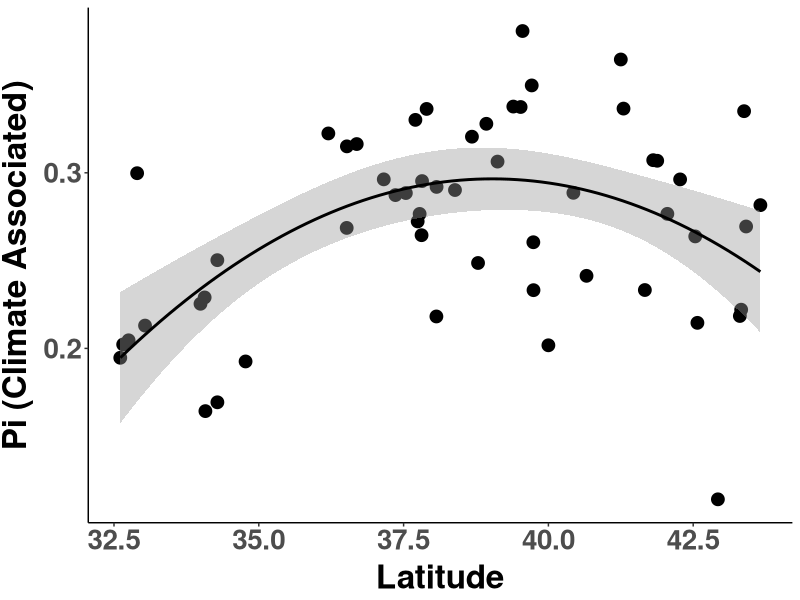
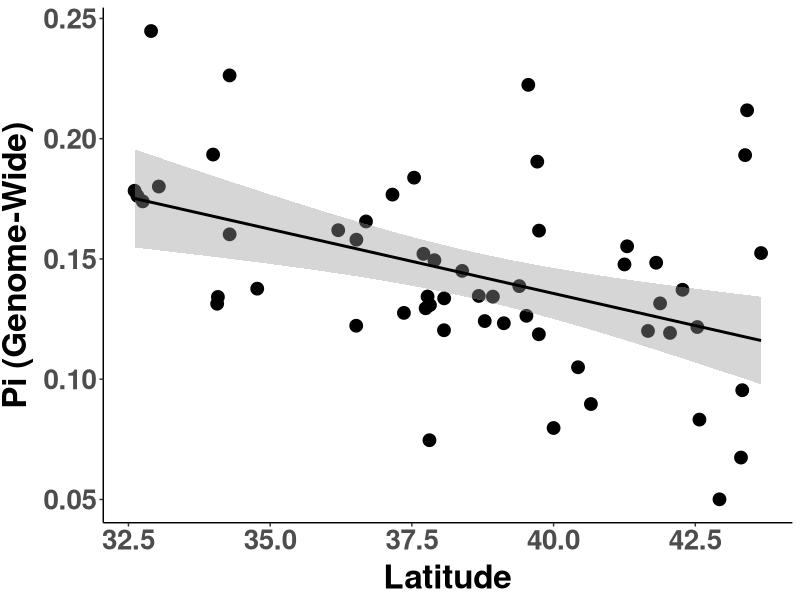
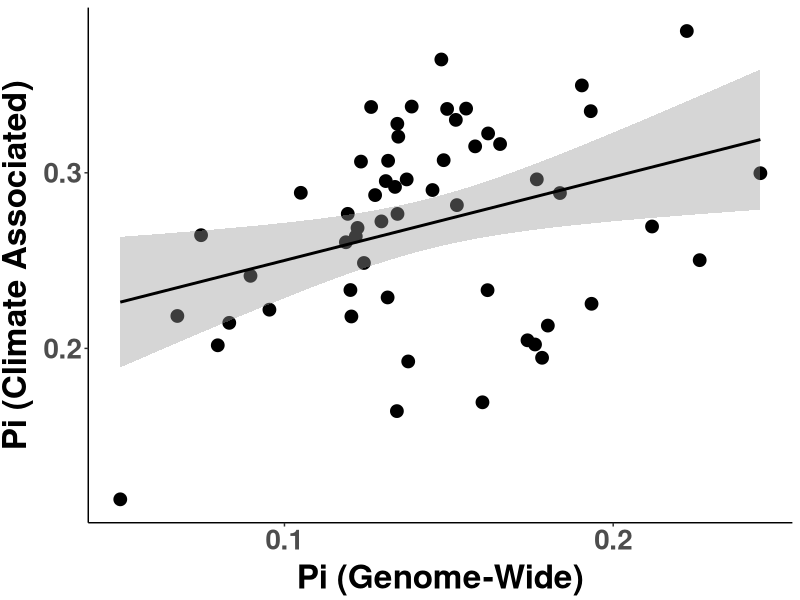
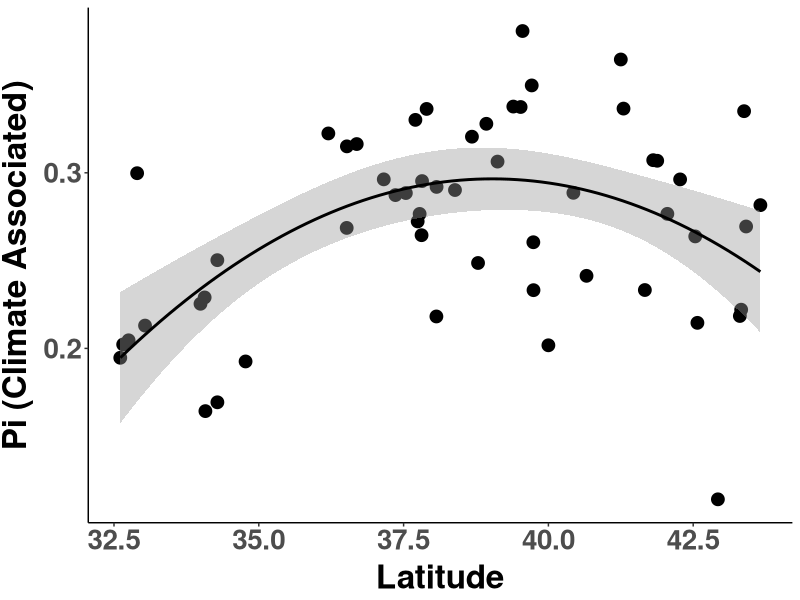
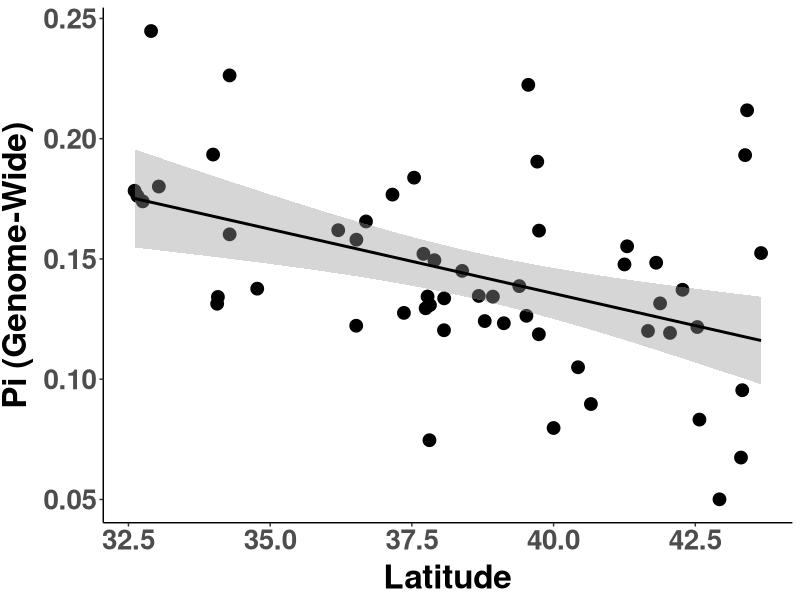
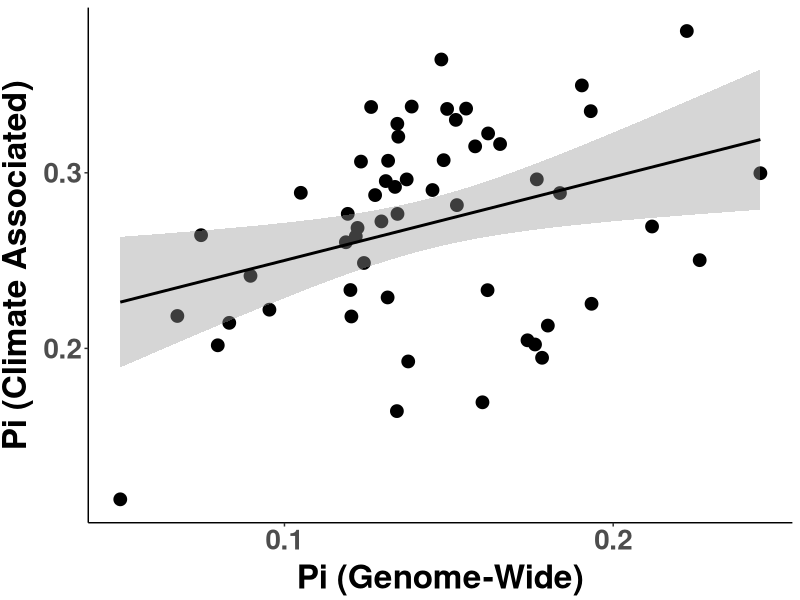

Write the R code that produced these figures, in order.
##################################################################################
## Pi Latitude Plots
## Author Daniel Anstett
## 
## 
## Last Modified Jan 20, 2023
###################################################################################
#Library install and import
library(tidyverse) 
library(car)
library(ggrepel)
library(RColorBrewer)

###################################################################################
#Import data & Prepare data frame
#Baseline & Timeseries
all_pop <- read_csv("data/genomic_data/Baseline_Timeseries_pops_final2.csv")%>% filter(Paper_ID<56)

#Pi
pi_df <- read_csv("data/genomic_data/baseline_pi.csv")
pi_all_pop <-left_join(all_pop,pi_df,by=c("Paper_ID"="Site"))
###################################################################################

#stats
lm1 <- lm(pi_snp_set~Lat,data=pi_all_pop)
summary(lm1)
Anova(lm1,type="III")

lm2 <- lm(pi_snp_set~poly(Lat,2),data=pi_all_pop)
summary(lm2)
Anova(lm2,type="III")

lm3 <- lm(pi_all_snps~Lat,data=pi_all_pop)
summary(lm3)
Anova(lm3,type="III")

lm4 <- lm(pi_snp_set~pi_all_snps,data=pi_all_pop)
summary(lm4)
Anova(lm4,type="III")






###########################################################################################################
#Make Latitude-pi graphs

# N-S color gradient
lat_cols=colorRampPalette(brewer.pal(10,"Spectral"))
n.sites <- length(unique(pi_all_pop$Site_Name))
color.list <- lat_cols(n.sites)


#Pi  
ggplot(pi_all_pop, aes(x=Lat, y=pi_snp_set)) + 
  #geom_point(aes(fill=as.factor(round(Lat, 1))),shape=21,size =6)+
  geom_point(aes(x=Lat,y=pi_snp_set),shape=19,size =4)+
  stat_smooth(method =lm,color="black",formula = y ~ x+I(x^2))+
  scale_y_continuous(name="Pi (Climate Associated)")+
  scale_x_continuous(name="Latitude")+
  #,breaks=c(0.025,0.03,0.035,0.04,0.045))+
  scale_fill_manual(values=color.list) +
  theme_classic() + theme(
    axis.text.x = element_text(size=20, face="bold"),
    axis.text.y = element_text(size=20,face="bold"),
    axis.title.x = element_text(color="black", size=24, vjust = 0.5, face="bold"),
    axis.title.y = element_text(color="black", size=24,vjust = 1.7, face="bold",hjust=0.5),
    legend.title = element_blank(),
    legend.text = element_text(size = 14),  # Increase the size of the legend text
    legend.key.size = unit(2, "lines"),  # Increase the size of the legend dots
    legend.key.height = unit(1.6, "lines") #Reduce height
  )
ggsave("Graphs/Pi_latitude/1_lat_pi_snp_set.pdf",width=6, height = 5.5, units = "in")


#Median slope vs. lambda.mean.recovery
ggplot(pi_all_pop, aes(x=Lat, y=pi_all_snps)) + 
  #geom_point(aes(fill=as.factor(round(Lat, 1))),shape=21,size =6)+
  geom_point(aes(x=Lat,y=pi_all_snps),shape=19,size =4)+
  stat_smooth(method =lm,color="black")+
  scale_y_continuous(name="Pi (Genome-Wide)")+
  scale_x_continuous(name="Latitude")+
  #,breaks=c(0.025,0.03,0.035,0.04,0.045))+
  scale_fill_manual(values=color.list) +
  theme_classic() + theme(
    axis.text.x = element_text(size=20, face="bold"),
    axis.text.y = element_text(size=20,face="bold"),
    axis.title.x = element_text(color="black", size=24, vjust = 0.5, face="bold"),
    axis.title.y = element_text(color="black", size=24,vjust = 1.7, face="bold",hjust=0.5),
    legend.title = element_blank(),
    legend.text = element_text(size = 14),  # Increase the size of the legend text
    legend.key.size = unit(2, "lines"),  # Increase the size of the legend dots
    legend.key.height = unit(1.6, "lines") #Reduce height
  )
ggsave("Graphs/Pi_latitude/2_lat_pi_global.pdf",width=6, height = 5.5, units = "in")


#Adaptive vs neutral Pi
ggplot(pi_all_pop, aes(x=pi_all_snps, y=pi_snp_set)) + 
  #geom_point(aes(fill=as.factor(round(Lat, 1))),shape=21,size =6)+
  geom_point(aes(x=pi_all_snps,y=pi_snp_set),shape=19,size =4)+
  stat_smooth(method =lm,color="black")+
  scale_y_continuous(name="Pi (Climate Associated)", breaks=c(0, 0.1, 0.2, 0.3, 0.4)) +
  scale_x_continuous(name="Pi (Genome-Wide)", breaks=c(0, 0.1, 0.2, 0.3)) +
  scale_fill_manual(values=color.list) +
  theme_classic() + theme(
    axis.text.x = element_text(size=20, face="bold"),
    axis.text.y = element_text(size=20,face="bold"),
    axis.title.x = element_text(color="black", size=24, vjust = 0.5, face="bold"),
    axis.title.y = element_text(color="black", size=24,vjust = 1.7, face="bold",hjust=0.5),
    legend.title = element_blank(),
    legend.text = element_text(size = 14),  # Increase the size of the legend text
    legend.key.size = unit(2, "lines"),  # Increase the size of the legend dots
    legend.key.height = unit(1.6, "lines") #Reduce height
  )
ggsave("Graphs/Pi_latitude/3_pi_vs_pi.pdf",width=7, height = 5.5, units = "in")


